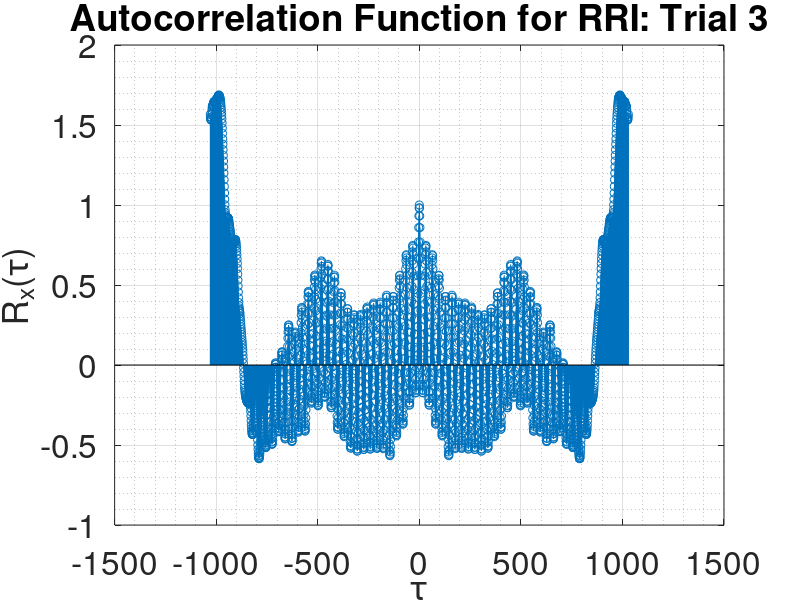

Write the MATLAB code that produced this figure.
clear all

% loading RRI data
load Anand_RRI

% trial number
trial = 3;

% store RRI time series in variable data
% select which trial to analyse
h_data(:, 1) = Trial3_RRI;

% normalise data: zero mean unity variance
h_data(:, 2) = zscore(h_data(:, 1));

% length of time series
N = length(h_data(:, 1));

% autocorrelation of sunspot time series
corr = xcorr(h_data(:, 1), 'unbiased');

% scale corr to have a value of 1 at tau = 0
corr(:, 1) = corr(:, 1)/corr(N, 1);

% autocorrelation of normalisaed sunspot time series
corr(:, 2) = xcorr(h_data(:, 2), 'unbiased');

% scale n_corr to have a value of 1 at tau = 0
corr(:, 2) = corr(:, 2)/corr(N, 2);

% generate x axis
x = linspace(-N+1, N-1, 2*N-1);

% stem acf
stem(x, corr(:, 2));

% graphing settings
str = sprintf('Autocorrelation Function for RRI: Trial %d', trial);
title(str, 'FontSize', 40);
xlabel('\fontsize{35}\tau');
ylabel('\fontsize{35}R_{x}(\tau)');

grid on
grid minor

a = get(gca, 'XTickLabel');
set(gca, 'XTickLabel', a, 'fontsize', 24);

